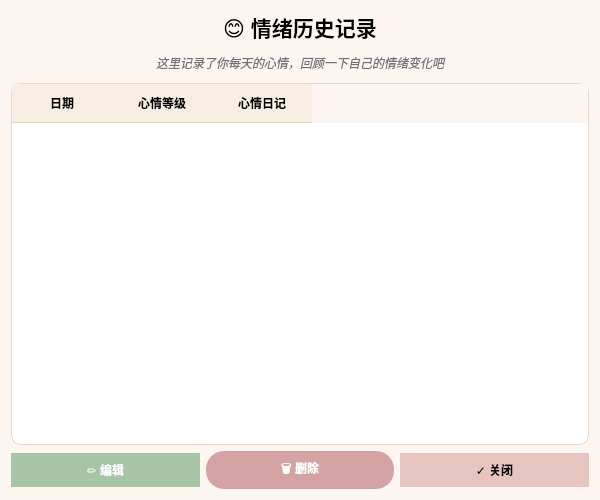
<?xml version="1.0" encoding="UTF-8"?>
<ui version="4.0">
 <class>MoodHistoryDialog</class>
 <widget class="QDialog" name="MoodHistoryDialog">
  <property name="geometry">
   <rect>
    <x>0</x>
    <y>0</y>
    <width>600</width>
    <height>500</height>
   </rect>
  </property>
  <property name="windowTitle">
   <string>情绪历史记录</string>
  </property>
  <property name="styleSheet">
   <string notr="true">background-color: #fdf6f0;</string>
  </property>
  <layout class="QVBoxLayout" name="verticalLayout">
   <item>
    <widget class="QLabel" name="labelTitle">
     <property name="font">
      <font>
       <pointsize>16</pointsize>
       <bold>true</bold>
      </font>
     </property>
     <property name="text">
      <string>😊 情绪历史记录</string>
     </property>
     <property name="alignment">
      <set>Qt::AlignCenter</set>
     </property>
    </widget>
   </item>
   <item>
    <widget class="QLabel" name="labelHint">
     <property name="text">
      <string>这里记录了你每天的心情，回顾一下自己的情绪变化吧</string>
     </property>
     <property name="alignment">
      <set>Qt::AlignCenter</set>
     </property>
     <property name="styleSheet">
      <string notr="true">color: #7d6b7a; font-style: italic; padding: 5px;</string>
     </property>
    </widget>
   </item>
   <item>
    <widget class="QTableWidget" name="tableMoodHistory">
     <property name="alternatingRowColors">
      <bool>true</bool>
     </property>
     <property name="selectionBehavior">
      <enum>QAbstractItemView::SelectRows</enum>
     </property>
     <property name="styleSheet">
      <string notr="true">QTableWidget {
    background-color: white;
    border: 1px solid #e6d5c9;
    border-radius: 10px;
    gridline-color: #f0e0d8;
}
QTableWidget::item {
    padding: 8px;
}
QTableWidget::item:selected {
    background-color: #f1d5d5;
    color: #5a4a42;
}
QHeaderView::section {
    background-color: #f8ede3;
    padding: 8px;
    border: none;
    border-bottom: 1px solid #e6d5c9;
    font-weight: bold;
}</string>
     </property>
     <column>
      <property name="text">
       <string>日期</string>
      </property>
      <property name="width">
       <number>150</number>
      </property>
     </column>
     <column>
      <property name="text">
       <string>心情等级</string>
      </property>
      <property name="width">
       <number>120</number>
      </property>
     </column>
     <column>
      <property name="text">
       <string>心情日记</string>
      </property>
      <property name="width">
       <number>250</number>
      </property>
     </column>
    </widget>
   </item>
   <item>
    <layout class="QHBoxLayout" name="horizontalLayout">
     <item>
      <widget class="QPushButton" name="btnEdit">
       <property name="text">
        <string>✏️ 编辑</string>
       </property>
       <property name="minimumHeight">
        <number>36</number>
       </property>
       <property name="styleSheet">
        <string notr="true">QPushButton {
    background-color: #a8c4a6;
    border-radius: 18px;
    padding: 8px 16px;
    font-weight: bold;
    color: white;
}
QPushButton:hover {
    background-color: #94b392;
}</string>
       </property>
      </widget>
     </item>
     <item>
      <widget class="QPushButton" name="btnDelete">
       <property name="text">
        <string>🗑️ 删除</string>
       </property>
       <property name="minimumHeight">
        <number>36</number>
       </property>
       <property name="styleSheet">
        <string notr="true">QPushButton {
    background-color: #d4a4a4;
    border-radius: 18px;
    padding: 8px 16px;
    font-weight: bold;
    color: white;
}
QPushButton:hover {
    background-color: #c28e8e;
}</string>
       </property>
      </widget>
     </item>
     <item>
      <widget class="QPushButton" name="btnClose">
       <property name="text">
        <string>✓ 关闭</string>
       </property>
       <property name="minimumHeight">
        <number>36</number>
       </property>
       <property name="styleSheet">
        <string notr="true">QPushButton {
    background-color: #e6c4c0;
    border-radius: 18px;
    padding: 8px 16px;
    font-weight: bold;
}
QPushButton:hover {
    background-color: #dbb2ad;
}</string>
       </property>
      </widget>
     </item>
    </layout>
   </item>
  </layout>
 </widget>
 <resources/>
 <connections/>
</ui>
